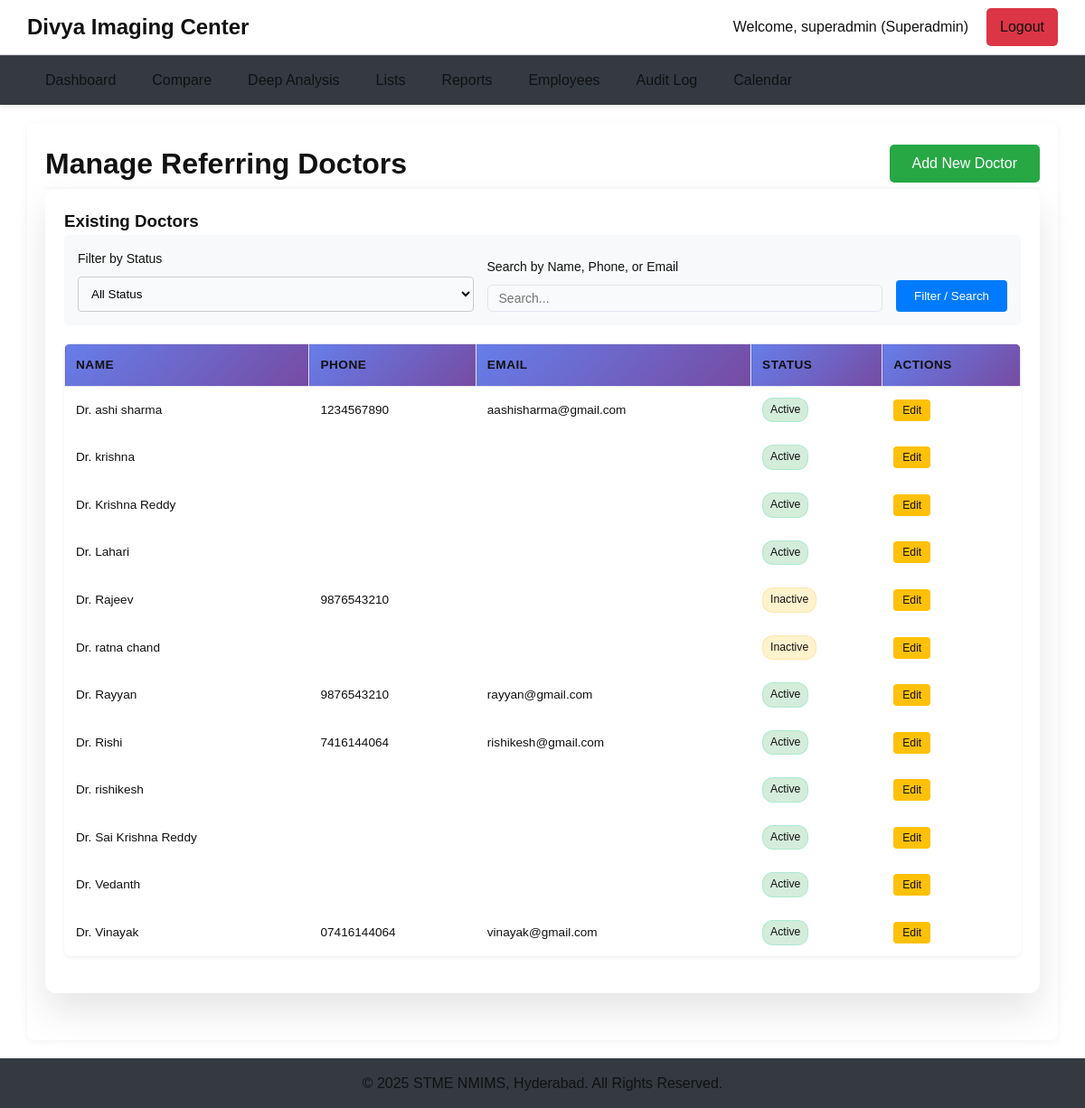
Screenshot of /manager/manage_doctors.php (signed in) with the database file from the repository.
### tables this page shows
CREATE TABLE `referral_doctors` (
  `id` int(11) NOT NULL,
  `doctor_name` varchar(100) NOT NULL,
  `hospital_name` varchar(255) DEFAULT NULL,
  `area` varchar(100) DEFAULT NULL,
  `city` varchar(100) DEFAULT NULL,
  `is_active` tinyint(1) DEFAULT 1,
  `created_at` timestamp NOT NULL DEFAULT current_timestamp(),
  `phone_number` varchar(20) DEFAULT NULL,
  `email` varchar(255) DEFAULT NULL
);

### manager/manage_doctors.php (the view, shortened to what this page needs)
<?php
require_once '../includes/db_connect.php';
$edit_doctor = null;
$is_editing = isset($_GET['edit']);
$filter_status = isset($_GET['status']) ? $_GET['status'] : 'all';
$search_term = isset($_GET['search']) ? trim($_GET['search']) : '';
$doctors_query = "SELECT id, doctor_name, phone_number, email, is_active FROM referral_doctors";
$doctors_query .= " ORDER BY doctor_name ASC";
$stmt_doctors = $conn->prepare($doctors_query);
$stmt_doctors->execute();
$doctors = $stmt_doctors->get_result();
require_once '../includes/header.php';
?>
<div class="page-container">
    <div style="display: flex; justify-content: space-between; align-items: center;">
        <h1>Manage Referring Doctors</h1>
        <button id="toggle-form-btn" class="btn-submit"><?php echo $is_editing ? 'Close Form' : 'Add New Doctor'; ?></button>
    </div>
    <div class="management-form form-container-collapsible <?php echo $is_editing ? 'visible' : ''; ?>" id="add-edit-form-container">
        <h3><?php echo $edit_doctor ? 'Edit Doctor Details' : 'Add New Doctor'; ?></h3>
    </div>
    <div class="table-container">
        <h3>Existing Doctors</h3>
        <form action="manage_doctors.php" method="GET" class="filter-form">
            <div class="form-group">
                <label for="status_filter">Filter by Status</label>
                <select name="status" id="status_filter" style="color: #000 !important;">
                    <option value="all" <?php if($filter_status == 'all') echo 'selected'; ?>>All Status</option>
                </select>
            </div>
            <div class="form-group">
                <label for="search_filter">Search by Name, Phone, or Email</label>
                <input type="text" name="search" id="search_filter" placeholder="Search..." value="<?php echo htmlspecialchars($search_term); ?>">
            </div>
            <button type="submit">Filter / Search</button>
        </form>
        <table class="data-table">
            <thead><tr><th>Name</th><th>Phone</th><th>Email</th><th>Status</th><th>Actions</th></tr></thead>
            <tbody>
                <?php if ($doctors->num_rows > 0): while ($row = $doctors->fetch_assoc()): ?>
                    <tr>
                        <td>Dr. <?php echo htmlspecialchars($row['doctor_name']); ?></td>
                        <td><?php echo htmlspecialchars($row['phone_number']); ?></td>
                        <td><?php echo htmlspecialchars($row['email']); ?></td>
                        <td><?php echo $row['is_active'] ? '<span class="status-paid">Active</span>' : '<span class="status-pending">Inactive</span>'; ?></td>
                        <td>
                            <a href="?edit=<?php echo $row['id']; ?>" class="btn-action btn-edit">Edit</a>
                        </td>
                    </tr>
                <?php endwhile; else: ?>
                    <tr><td colspan="5" style="text-align:center;">No doctors found matching your criteria.</td></tr>
                <?php endif; ?>
            </tbody>
        </table>
    </div>
</div>
<?php require_once '../includes/footer.php'; ?>

### assets/css/superadmin_styles.css (style rules this page uses)
body.role-superadmin { background-color: #f8f9fc; font-family: 'Poppins', sans-serif; color: #5a5c69; }
.data-table { width: max-content; min-width: 100%; border-collapse: collapse; font-size: 0.85rem; }
.data-table thead th { background-color: #f8f9fc; font-weight: 600; position: sticky; top: 0; z-index: 1; }
.data-table thead th:first-child { z-index: 4; }

### manager/manage_doctors.php (style rules this page uses)
.form-container-collapsible { max-height: 0; overflow: hidden; transition: max-height 0.5s ease-in-out, padding 0.5s ease-in-out, border 0.5s ease-in-out; padding: 0 20px; margin: 0; border: 1px solid transparent; background-color: #f9fafb; border-radius: var(--border-radius, 8px); }

### rows the page displays
referral_doctors: doctor_name "ashi sharma", phone_number "1234567890", email "aashisharma@gmail.com", is_active "Active"
referral_doctors: doctor_name "krishna", is_active "Active"
referral_doctors: doctor_name "Krishna Reddy", is_active "Active"
referral_doctors: doctor_name "Lahari", is_active "Active"
referral_doctors: doctor_name "Rajeev", phone_number "9876543210", is_active "Inactive"
referral_doctors: doctor_name "ratna chand", is_active "Inactive"
referral_doctors: doctor_name "Rayyan", phone_number "9876543210", email "rayyan@gmail.com", is_active "Active"
referral_doctors: doctor_name "Rishi", phone_number "7416144064", email "rishikesh@gmail.com", is_active "Active"
referral_doctors: doctor_name "rishikesh", is_active "Active"
referral_doctors: doctor_name "Sai Krishna Reddy", is_active "Active"
referral_doctors: doctor_name "Vedanth", is_active "Active"
referral_doctors: doctor_name "Vinayak", phone_number "07416144064", email "vinayak@gmail.com", is_active "Active"

### other values shown
$username "superadmin"
$role "Superadmin"
